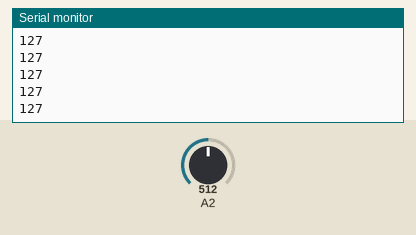
Simulated run of this sketch. Board: Arduino Uno, built with avr-gcc and run on an emulated ATmega328P. Shown: the last lines printed to the serial monitor. The test bench sets the inputs (shaded band); at power-on: A2 = 512.

Above: at 1.2 s.
1.3 s: A2 set to 716
At 1.32 s:
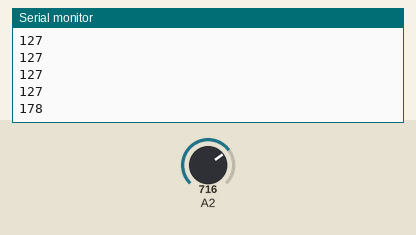
2.8 s: A2 set to 900
At 2.83 s:
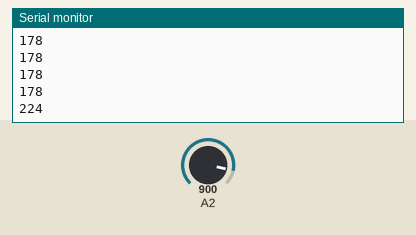
Timing chart, 0 to 5.8 s (numbered marks = the images above; inputs shaded):
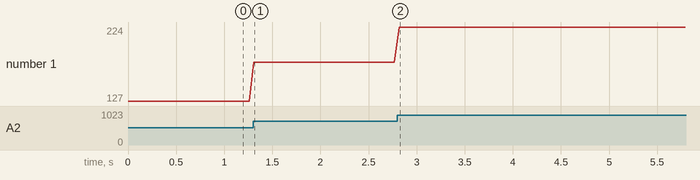

The sketch:

A2_test_sound_sensor.ino
```cpp
/*
 * led_on_sound
 *
 */

// variables
int sensorValue;

void setup() {
  Serial.begin (9600);
}

void loop() {

  // sensor
  sensorValue = analogRead (A2);
  sensorValue = map (sensorValue, 0, 1023, 0, 255);
  Serial.println(sensorValue);
  delay(50);

}
```

Measured:
- after the input at 1.3 s, the serial monitor: prints a new line at once (image 1)
- after the input at 2.8 s, the serial monitor: prints a new line at once (image 2)
- plotted number 1: 127 → 178 after the input at 1.3 s, 178 → 224 after the input at 2.8 s
